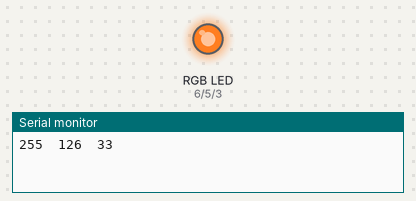
A sketch run on a simulated Arduino Uno, built with avr-gcc and run on an emulated ATmega328P. Parts: an RGB LED mixed from three pins (HIGH = lit), the last lines printed to the serial monitor. Dim RGB values are drawn brighter than linear.

Above: at 0.1 s.
At 12.95 s:
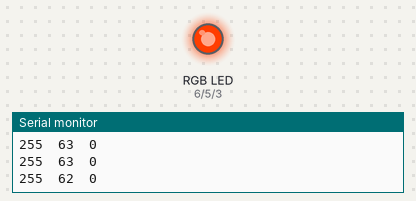
At 21.64 s:
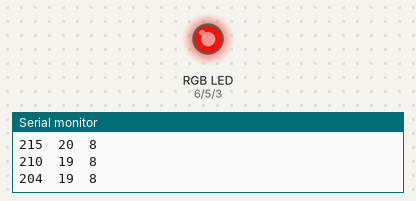
At 22.64 s:
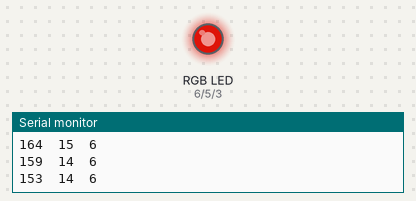
At 23.65 s:
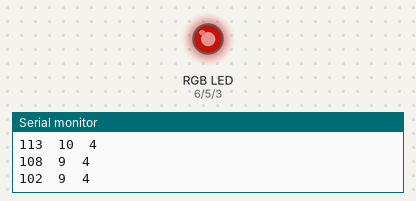
At 25.7 s:
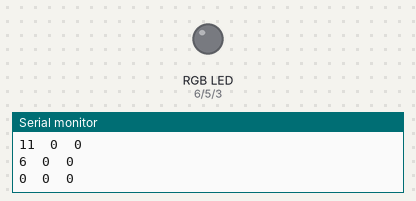
Timing chart, 0 to 40.0 s (numbered marks = the images above):
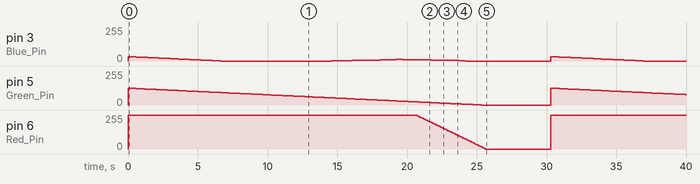

The sketch:

sunset_calibration.ino
```cpp
// #include <TimeLib.h>

#define Red_Pin 6
#define Green_Pin 5
#define Blue_Pin 3

int i = 0;

void setup()
{
    Serial.begin(9600);
    pinMode(Red_Pin, OUTPUT);
    pinMode(Green_Pin, OUTPUT);
    pinMode(Blue_Pin, OUTPUT);
    // setTime(0, 0, 0, 29, 9, 2021); //hour, minute, sec, day, month, year
}

void loop()
{
    sunset();
}

void sunset()
{
    int timeBasedColors[3];
    // int timeinSeconds;

    // timeinSeconds = minute() * 60 + second();

    // RED calcultaion
    // timeBasedColors[0] = 255 - timeinSeconds;
    if (i <= 205)
    {
        timeBasedColors[0] = 255;
    }
    else if (i < 255)
    {
        timeBasedColors[0] = 255 - int((i - 205) * 5.1);
    }
    else
    {
        timeBasedColors[0] = 0;
    }

    // GREEN calc
    // timeBasedColors[1] = 122 - int(timeinSeconds * 0.75);
    if (i <= 252)
    {
        timeBasedColors[1] = 126 - int(i / 2);
    }
    else
    {
        timeBasedColors[1] = 0;
    }

    // BlUE calc
    // timeBasedColors[2] = 33 - int(timeinSeconds * 0.5);
    if (i <= 66)
    {
        timeBasedColors[2] = 33 - int(i / 2);
    }
    else if (i >= 140 && i <= 190)
    {
        timeBasedColors[2] = int((i - 140) / 5);
    }
    else if (i > 190 && i <= 240)
    {
        timeBasedColors[2] = int((255 - i) / 5);
    }
    else
    {
        timeBasedColors[2] = 0;
    }

    Send_to_Pins(timeBasedColors[0], timeBasedColors[1], timeBasedColors[2]);

    if (i <= 300)
    {
        i++;
    }
    else
    {
        i = 0;
    }
    delay(100);
}

void Send_to_Pins(int Red_Value, int Green_Value, int Blue_Value)
{
    analogWrite(Red_Pin, Red_Value);
    analogWrite(Green_Pin, Green_Value);
    analogWrite(Blue_Pin, Blue_Value);

    Serial.print(Red_Value);
    Serial.print("\t");
    Serial.print(Green_Value);
    Serial.print("\t");
    Serial.println(Blue_Value);
}
```

Measured:
- by itself, pin 5 (Green_Pin): ramps from 126/255 to 0/255 and jumps back, once every 30.3 s
- by itself, pin 6 (Red_Pin): ramps from 255/255 to 0/255 and jumps back, once every 30.3 s
- by itself, pin 3 (Blue_Pin): 0/255 → 33/255 at 0.00 s, → 32/255 0.20 s later, → 31/255 0.20 s later, → 30/255 0.20 s later, … (89 changes in this stretch)
